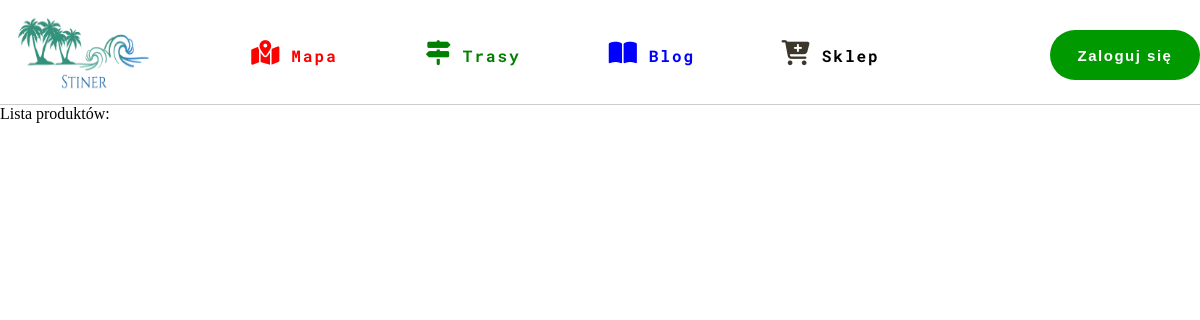
The app's page /shop/, older data.
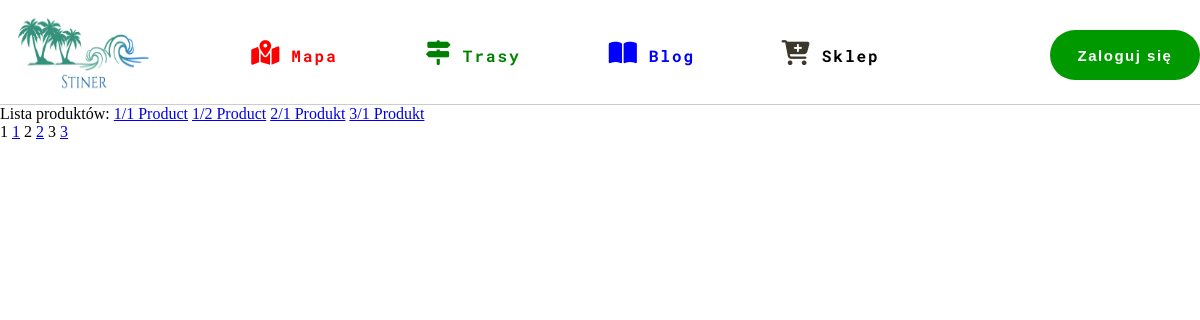
The same page, newer data.
### shop/models.py (models this page shows, shortened)
class Product(models.Model):
    category = models.ForeignKey(Category, related_name='products', on_delete=models.CASCADE)
    name = models.CharField(max_length=200, db_index=True)
    slug = models.CharField(max_length=200, db_index=True )
    image = models.ImageField(upload_to='media/products/%Y/%m/%d', blank=True)
    description = models.TextField(blank=True)
    price = models.DecimalField(max_digits=10, decimal_places=2)
    available = models.BooleanField(default=True)
    created = models.DateTimeField(auto_now_add=True)
    updated = models.DateTimeField(auto_now_add=True)
    class Meta:
        ordering = ('name',)
        index_together = (('id', 'slug'),)

class Category(models.Model):
    name = models.CharField(max_length=200, db_index=True)
    slug = models.SlugField(max_length=200, db_index=True, unique=True)
    class Meta:
        ordering = ('name',)
        verbose_name = 'category'
        verbose_name_plural = 'categories'

### shop/views.py (the view)
# urls.py: path('shop/', views.ProductContentListView.as_view(), name='list_products'),
class ProductContentListView(TemplateResponseMixin, View):
    template_name = 'shop/products/list.html'
    def get(self, request, name_category=None):
        category = Category.objects.all()
        products = Product.objects.all()
        if name_category:
            products = Product.objects.filter(category=name_category)
        return self.render_to_response({'products': products,
                                        'category': category})

### shop/templates/shop/products/list.html
{% extends "base.html" %}
{% block content %}
Lista produktów:
{% for ob in products %}
<a href='{% url "shop:product_detail" ob.name %}'> {{ob.name}}</a>
{% endfor %}
<br>
{% for ob in category %}
{{ob.name}}
<a href='{% url "shop:products_list_category" ob.name %}'> {{ob.name}}</a>
{% endfor %}
{% endblock %}

Row changes from the older to the newer data that the page shows:
added Product: name "1/1 Product"
added Product: name "1/2 Product"
added Product: name "2/1 Produkt"
added Product: name "3/1 Produkt"
added Category: name "1"
added Category: name "2"
added Category: name "3"
